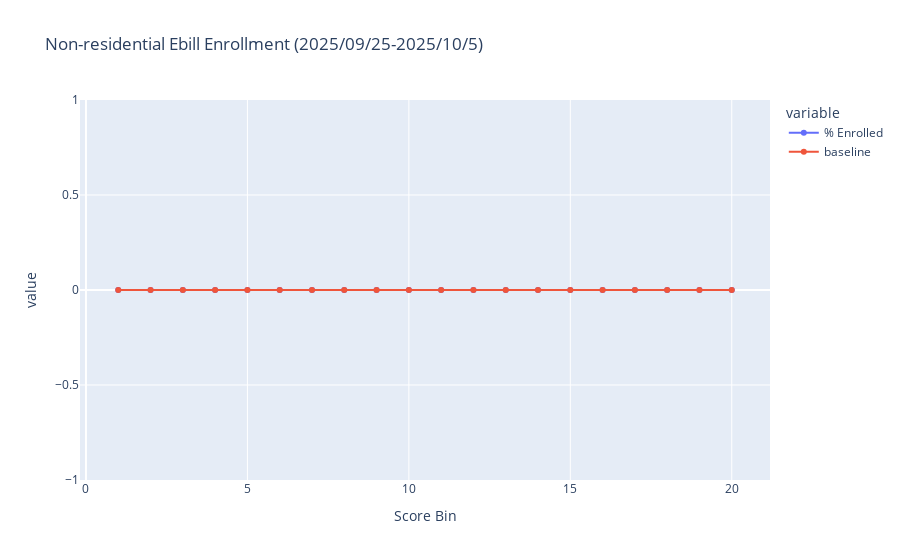

The notebook cell saved with this chart:
### Code cell
num_bins=20
labels=list(range(20, 0, -1))
labels

pred_file_val2=pred_file_val[pred_file_val['seg']=='nonresi']
pred_file_val2['Score Bin']=pd.qcut(pred_file_val2['enroll_score'], q=20, labels=labels)

forline=pred_file_val2.groupby('Score Bin')['y'].mean().reset_index()
forline.rename(columns={'y': '% Enrolled'}, inplace=True)
forline['baseline']=pred_file_val2['y'].mean()
print(forline)
fig = px.line(forline, x='Score Bin', y=['% Enrolled', 'baseline'], title='Non-residential Ebill Enrollment (2025/09/25-2025/10/5)', 
              markers=True)
fig.show()

### Figure 1 — Plotly figure (JSON) as saved in the notebook; plotly's stock layout.template omitted (floating-point values rounded to 4 significant figures)
{"data": [{"hovertemplate": "variable=% Enrolled<br>Score Bin=%{x}<br>value=%{y}<extra></extra>", "legendgroup": "% Enrolled", "line": {"color": "#636efa", "dash": "solid"}, "marker": {"symbol": "circle"}, "mode": "lines+markers", "name": "% Enrolled", "orientation": "v", "showlegend": true, "type": "scatter", "x": [20, 19, 18, 17, 16, 15, 14, 13, 12, 11, 10, 9, 8, 7, 6, 5, 4, 3, 2, 1], "xaxis": "x", "y": [0.0, 0.0, 0.0, 0.0, 0.0, 0.0, 0.0, 0.0, 0.0, 0.0, 0.0, 0.0, 0.0, 0.0, 0.0, 0.0, 0.0, 0.0, 0.0, 0.0], "yaxis": "y"}, {"hovertemplate": "variable=baseline<br>Score Bin=%{x}<br>value=%{y}<extra></extra>", "legendgroup": "baseline", "line": {"color": "#EF553B", "dash": "solid"}, "marker": {"symbol": "circle"}, "mode": "lines+markers", "name": "baseline", "orientation": "v", "showlegend": true, "type": "scatter", "x": [20, 19, 18, 17, 16, 15, 14, 13, 12, 11, 10, 9, 8, 7, 6, 5, 4, 3, 2, 1], "xaxis": "x", "y": [0.0, 0.0, 0.0, 0.0, 0.0, 0.0, 0.0, 0.0, 0.0, 0.0, 0.0, 0.0, 0.0, 0.0, 0.0, 0.0, 0.0, 0.0, 0.0, 0.0], "yaxis": "y"}], "layout": {"autosize": true, "legend": {"title": {"text": "variable"}, "tracegroupgap": 0}, "title": {"text": "Non-residential Ebill Enrollment (2025/09/25-2025/10/5)"}, "xaxis": {"anchor": "y", "autorange": true, "domain": [0, 1], "range": [-0.2119, 21.21], "title": {"text": "Score Bin"}, "type": "linear"}, "yaxis": {"anchor": "x", "autorange": true, "domain": [0, 1], "range": [-1, 1], "title": {"text": "value"}, "type": "linear"}}}
